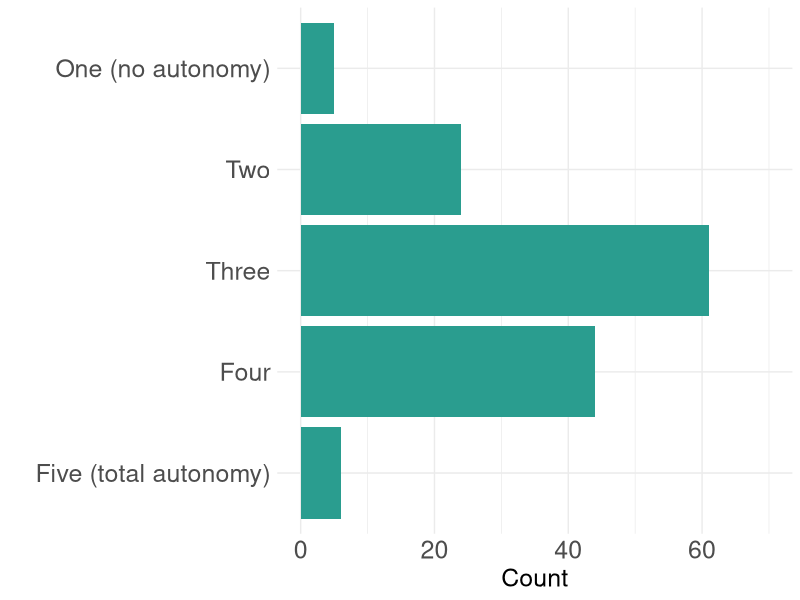

R code for this plot:
########## crosstabs

library(tidyverse)


# Q4: What is your typical level of decision-making autonomy in your professional role? 

# One (1) would be "no autonomy - not involved in the decision-making process" 
# and five (5) would be "full autonomy - can make decisions without permission or approval".

autonomy <- read.csv("data/crosstab_autonomy.csv")

colnames(autonomy)

autonomy_total <- autonomy %>% select(response:total)
autonomy_total <- autonomy_total[-1,]

autonomy_total$response <- recode_factor(autonomy_total$response,
                                         "one" = "One (no autonomy)",
                                         "five" = "Five (total autonomy)",
                                         "two" = 'Two',
                                         "three" = "Three",
                                         "four" = "Four")
unique(autonomy_total$response)


autonomy_total$response <- factor(autonomy_total$response,
                             levels = c("Five (total autonomy)",
                                        "Four",
                                        "Three",
                                        "Two",
                                        "One (no autonomy)"))


autonomy <- autonomy_total %>% ggplot(aes(x = response, y = total)) +
            geom_col(fill = "#2a9d8f") +
            coord_flip() +
            xlab(" ") +
            ylab("Count") +
            theme_minimal() +
            theme(axis.text = element_text(size = 18),
                  axis.title = element_text(size = 18),
                  #legend.position = "none",
                  legend.key.size = unit(1, 'cm'),
                  legend.text = element_text(size = 12),
                  #legend.direction = "horizontal",
                  legend.title = element_blank()) +
            ylim(0, 70)

